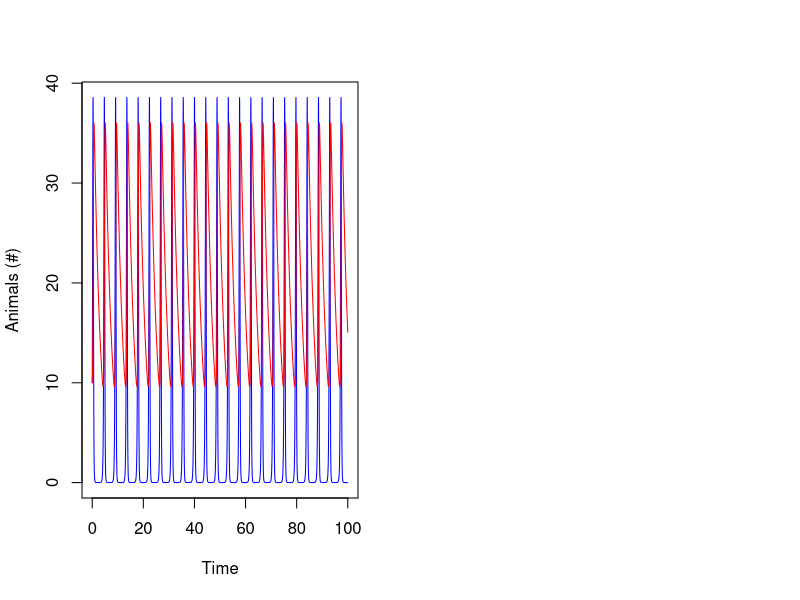

Here is the R script that generated this plot:
#install.packages(deSolve)
library(deSolve)

#predator prey L-V
#this code means that each plot window will fit two plots

par(mfrow=c(1,2)) 

#parameter values
alpha <-12
beta <- 0.6
gamma <- 0.3
delta <- 0.5

#these are the initial population sizes, 
#i.e., both predators and prey start with 10 individuals
yini <- c(X = 10, Y = 10) 

#this code constructs the model
Lot_Vol <- function (t, y, parms) {
  with(as.list(y), {
    dX <- alpha * X - beta * X * Y #prey equation
    dY <- 0.1 * X * Y - 0.4 * Y #predator equation
    list(c(dX, dY))
  }) }

#this code sets the time interval population size will be sampled
times <- seq(from = 0, 
             to = 100, 
             by = 0.01) 
out <- ode(y = yini, 
           times = times, 
           func = Lot_Vol, 
           parms = NULL) #this code runs the model

head(out) #here you can see the data frame created by the model

#the code below plots the data from the data frame
plot(y=out[, "X"], 
     x = out[, "time"], 
     type = 'l', 
     col = "blue", 
     xlab = "Time", 
     ylab = "Animals (#)")
lines(y=out[, "Y"], 
      x = out[, "time"], 
      type = 'l', 
      col = "red")
